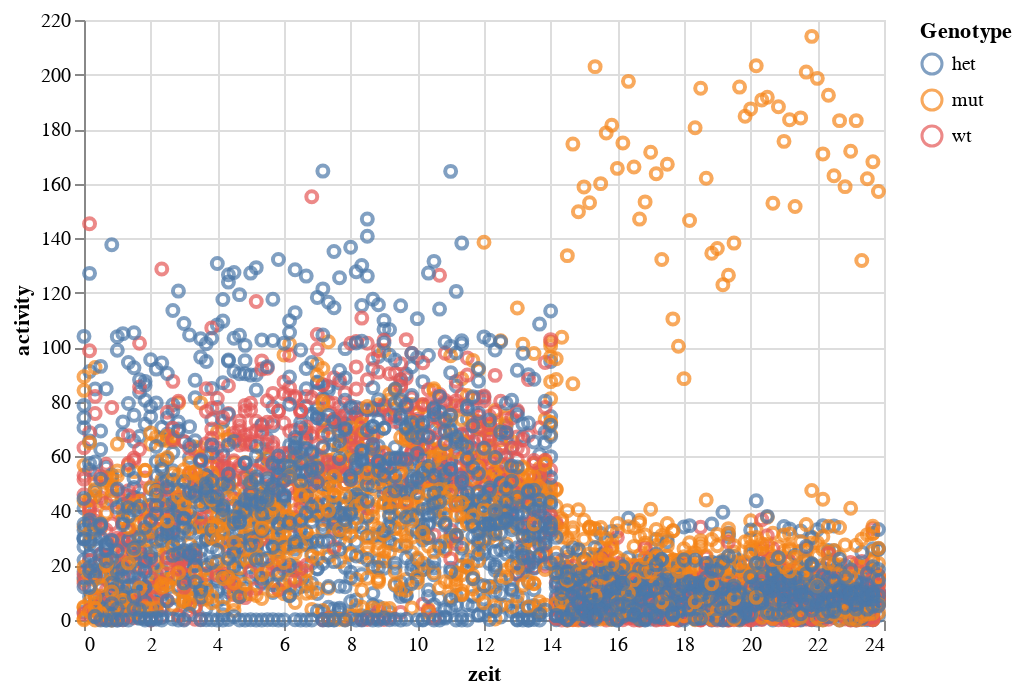

This figure's notebook cell:
### Code cell
#Make Scatter Plot of Activity versus Zeitgeber Time for Each Genotype for first 5000 Day 5 Data points
alt.Chart(df_day5_small
    ).mark_point(
    ).encode(
        x='zeit:Q',
        y='activity:Q',
        color=alt.Color('genotype:N', title='Genotype')
)

### Figure 1 — Vega-Lite specification as saved in the notebook (floating-point values rounded to 4 significant figures; data arrays with more than 128 entries replaced by an {"elided": "..."} marker saying what was removed)
{"$schema": "https://vega.github.io/schema/vega-lite/v3.4.0.json", "config": {"mark": {"tooltip": null}, "view": {"height": 300, "width": 400}}, "data": {"name": "data-c9a82ddfc0a1719eeb367d7710256290"}, "datasets": {"data-c9a82ddfc0a1719eeb367d7710256290": {"elided": "5000 records"}}, "encoding": {"color": {"field": "genotype", "title": "Genotype", "type": "nominal"}, "x": {"field": "zeit", "type": "quantitative"}, "y": {"field": "activity", "type": "quantitative"}}, "mark": "point"}
